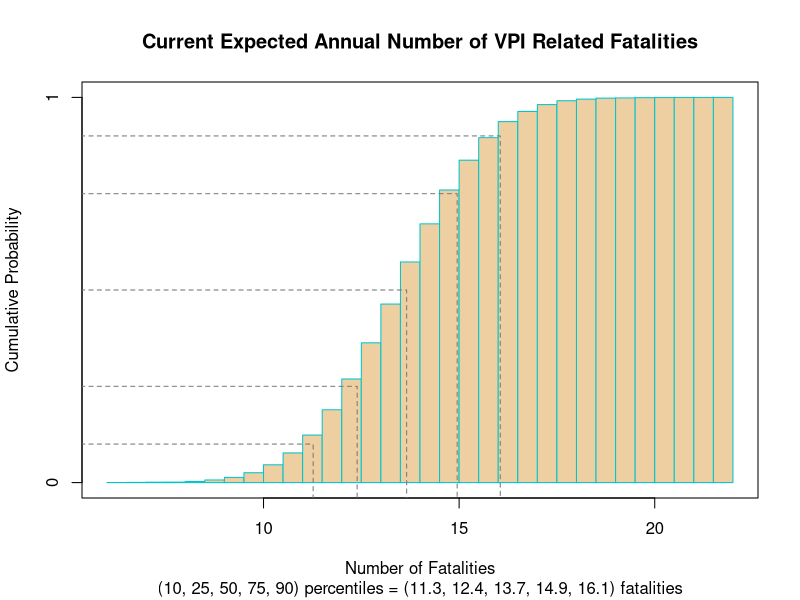
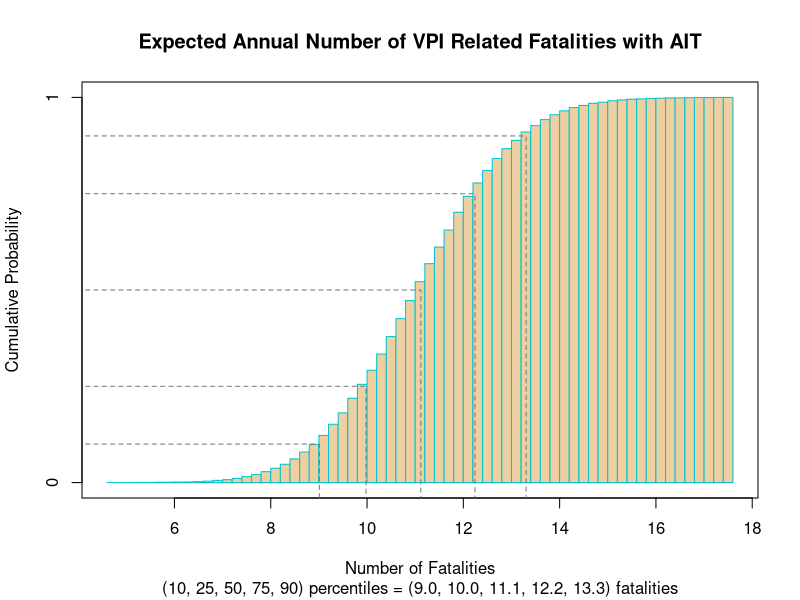
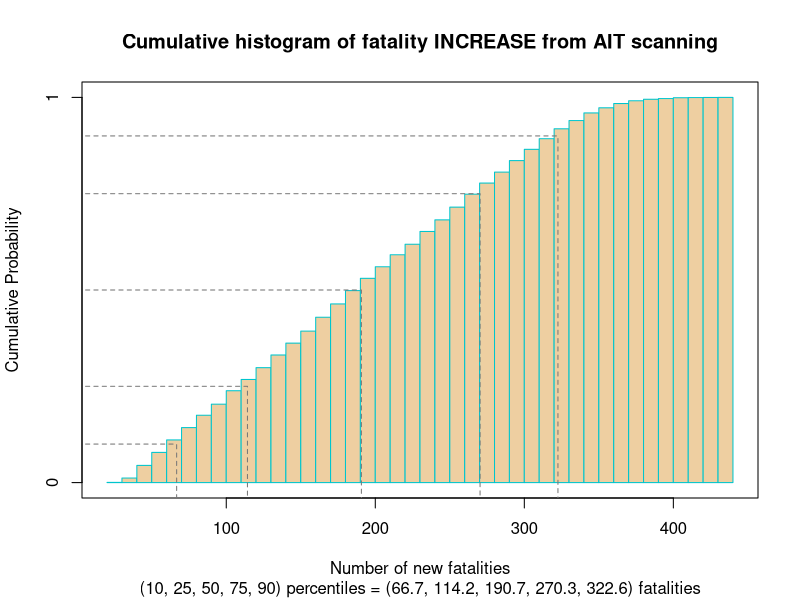
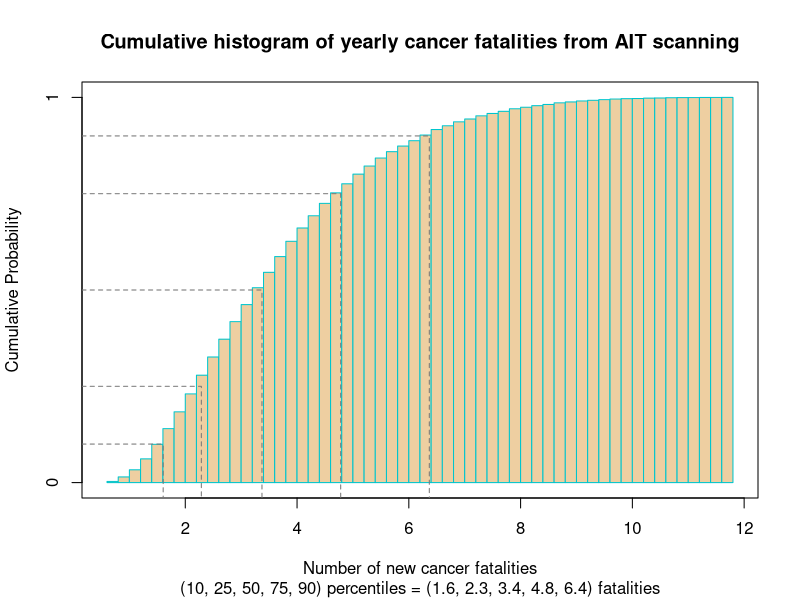
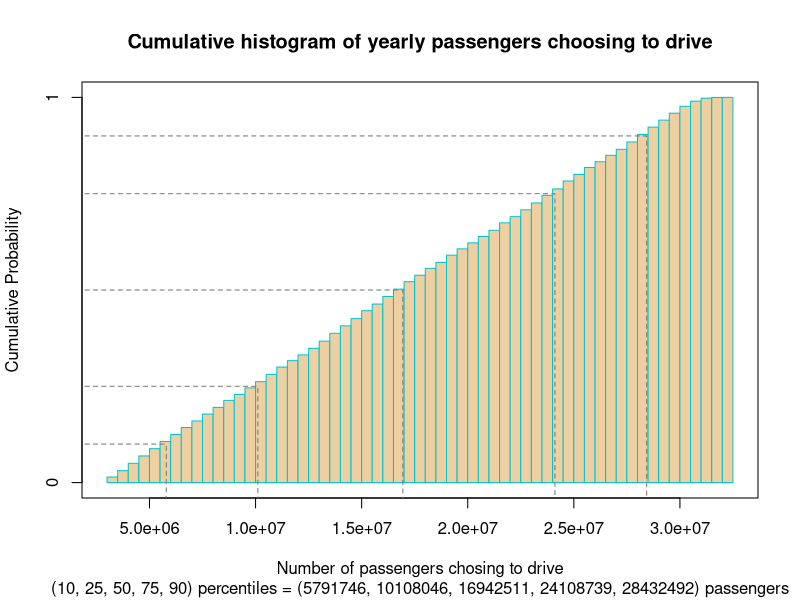
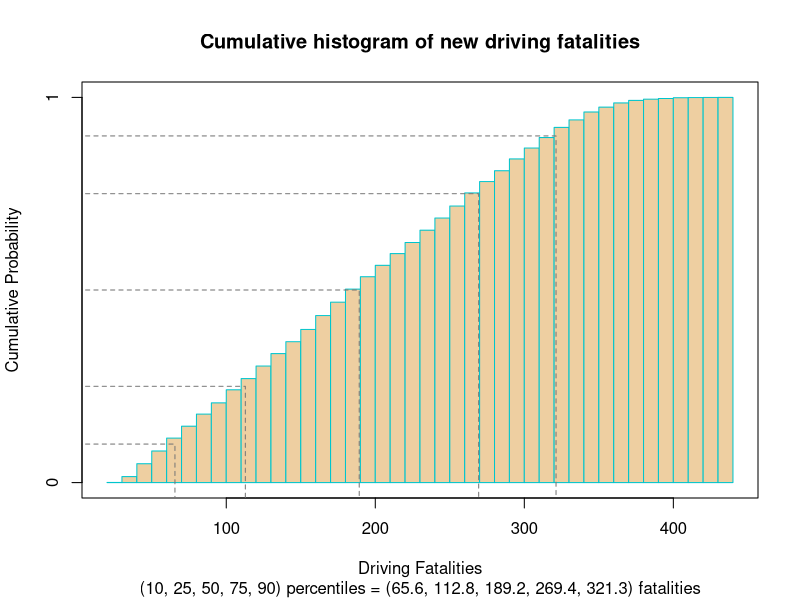

The R source for these figures, in order:
df <- read.table("sim.csv", header=TRUE)

# fix something strangely wrong with my simulation
df$risk_cancer_per_micro_sv <- rnorm(10000, mean=1/12500000, sd=1/1250000000)
df$expected_cancer_fatalities <- df$passenger_enplanements * df$passenger_exposure_per_screening * df$percentage_ait_screening * df$risk_cancer_per_micro_sv * df$percentage_ait_devices_backscatter
df$increase_ait_fatalities <- df$number_new_driving_fatalities + df$expected_cancer_fatalities - (df$expected_vpi_fatalities - df$expected_ait_vpi_fatalities)

par(mar=par("mar")-0.1)

cumHist <- function(indata, filename, ylab="Cumulative Probability", 
                    subtext="(10, 25, 50, 75, 90) percentiles = (%1.1f, %1.1f, %1.1f, %1.1f, %1.1f) fatalities", ...) {
    png(filename=filename, pointsize=9, width=400, height=400)
	h <- hist(indata, breaks=50, plot=FALSE)
	h$counts <- cumsum(h$counts)
	h$counts <- h$counts/max(h$counts)
	h$density <- cumsum(h$density)
	h$intensities <- h$density

	midvalue10 <- quantile(indata, probs=0.1)
	midvalue25 <- quantile(indata, probs=0.25)
	midvalue50 <- quantile(indata, probs=0.5)
	midvalue75 <- quantile(indata, probs=0.75)
	midvalue90 <- quantile(indata, probs=0.9)
	print (midvalue10)
	print (midvalue25)
	print (midvalue50)
	print (midvalue75)
	print (midvalue90)
	# print(midvalue10, midvalue25, midvalue50, midvalue75, midvalue90)
	plot(h, freq=TRUE,
  	     col="navajowhite2", border="turquoise3",
         ylab=ylab, ...)
    box()
    if (!is.na(subtext)) {
    	title(sub=sprintf(subtext,
  	    	              midvalue10, midvalue25, midvalue50, midvalue75, midvalue90))
  	}

	# draw to the other indicator lines
	for (x in c(0.1, 0.25, 0.5, 0.75, 0.9)) {
		quantpoint <- quantile(indata, probs=x)
		lines(x=c(0, quantpoint, quantpoint), y=c(x, x, -2), lty=2, lwd=1, col="#777777")
	}
	
  	dev.off()
  	return(h)
}

h <- cumHist(df$expected_vpi_fatalities, filename="expected_vpi_fatalities.png", main="Current Expected Annual Number of VPI Related Fatalities",
             xlab="Number of Fatalities", subtext="(10, 25, 50, 75, 90) percentiles = (%1.1f, %1.1f, %1.1f, %1.1f, %1.1f) fatalities")
             
h <- cumHist(df$expected_ait_vpi_fatalities, filename="expected_ait_vpi_fatalities.png", main="Expected Annual Number of VPI Related Fatalities with AIT",
             xlab="Number of Fatalities", subtext="(10, 25, 50, 75, 90) percentiles = (%1.1f, %1.1f, %1.1f, %1.1f, %1.1f) fatalities")
             
h <- cumHist(df$increase_ait_fatalities, filename="expected_ait_fatality_increase.png", main="Cumulative histogram of fatality INCREASE from AIT scanning",
        xlab="Number of new fatalities", subtext="(10, 25, 50, 75, 90) percentiles = (%1.1f, %1.1f, %1.1f, %1.1f, %1.1f) fatalities")

h <- cumHist(df$expected_cancer_fatalities, filename="expected_cancer_ait_fatalities.png", main="Cumulative histogram of yearly cancer fatalities from AIT scanning",
        xlab="Number of new cancer fatalities", subtext="(10, 25, 50, 75, 90) percentiles = (%1.1f, %1.1f, %1.1f, %1.1f, %1.1f) fatalities")

h <- cumHist(df$number_passengers_driving, filename="expected_passengers_driving.png", main="Cumulative histogram of yearly passengers choosing to drive",
        xlab="Number of passengers chosing to drive", subtext="(10, 25, 50, 75, 90) percentiles = (%1.0f, %1.0f, %1.0f, %1.0f, %1.0f) passengers")

h <- cumHist(df$number_new_driving_fatalities, filename="expected_driving_fatalities.png", main="Cumulative histogram of new driving fatalities",
        xlab="Driving Fatalities", subtext="(10, 25, 50, 75, 90) percentiles = (%1.1f, %1.1f, %1.1f, %1.1f, %1.1f) fatalities")
